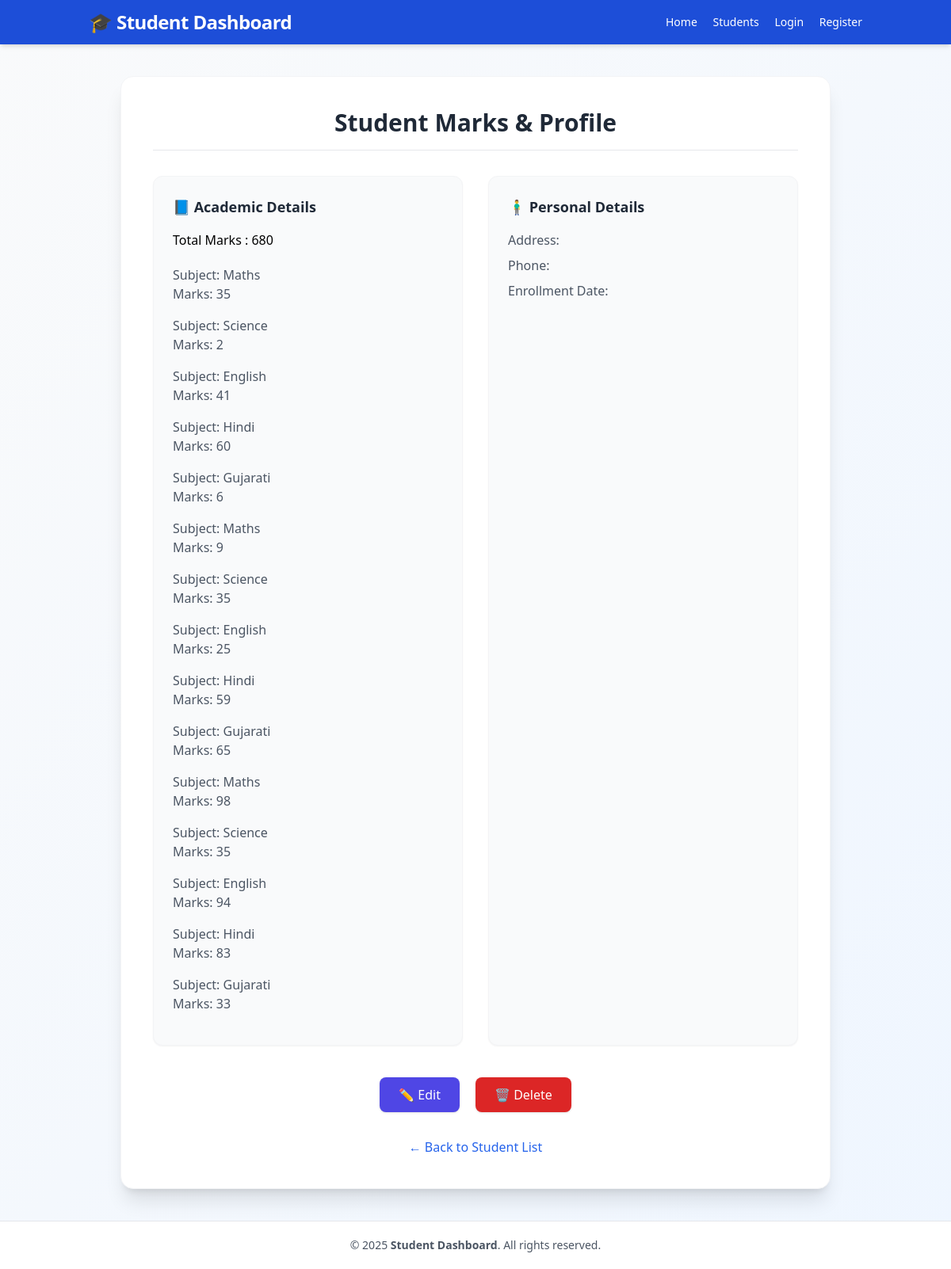
/student-details/STU-03/, run on the app's committed database.
### vege/models.py (models this page shows, shortened)
class SubjectMarks(models.Model):
    student = models.ForeignKey(Students, on_delete=models.CASCADE, related_name='studentmarks')
    subject = models.ForeignKey(Subject, on_delete=models.CASCADE,)
    marks = models.IntegerField()
    class Meta:
        unique_together = ('student', 'subject')

class Subject(models.Model):
    subject_name = models.CharField(max_length=100)

### vege/views.py (the view)
# urls.py: path('student-details/<str:student_id>/', get_student_details, name='student_details'),
def get_student_details(request, student_id):
    student_marks = SubjectMarks.objects.filter(student__student_id__student_id = student_id)
    total_marks = student_marks.aggregate(total_marks=Sum('marks'))
    return render(request, 'student-details.html', {'student_marks': student_marks , 'total_marks': total_marks})

### vege/templates/student-details.html (shortened to what this page needs)
<!DOCTYPE html>
<html lang="en">
<head>
    <script src="https://cdn.tailwindcss.com"></script>
</head>
<body class="bg-gradient-to-br from-gray-50 to-blue-50 font-sans flex flex-col min-h-screen">
    <nav class="bg-blue-700 text-white shadow-md sticky top-0 z-50">
        <div class="container mx-auto px-6 py-3 flex justify-between items-center">
            <h1 class="text-2xl font-semibold tracking-tight">🎓 Student Dashboard</h1>
            <div class="space-x-4 text-sm font-medium">
                <a href="{% url 'home' %}" class="hover:text-blue-200 transition">Home</a>
                <a href="{% url 'students' %}" class="hover:text-blue-200 transition">Students</a>
                {% if user.is_authenticated %}
                    <a href="{% url 'profile' %}" class="hover:text-blue-200 transition">Profile</a>
                    <a href="{% url 'logout' %}" class="hover:text-blue-200 transition">Logout</a>
                {% else %}
                    <a href="{% url 'login' %}" class="hover:text-blue-200 transition">Login</a>
                    <a href="{% url 'register' %}" class="hover:text-blue-200 transition">Register</a>
                {% endif %}
            </div>
        </div>
    </nav>
    <main class="flex-grow container mx-auto px-6 py-10">
        <div class="bg-white rounded-2xl shadow-xl p-10 max-w-4xl mx-auto border border-gray-100">
            <h2 class="text-3xl font-bold text-gray-800 mb-8 text-center border-b pb-4">
                Student Marks & Profile
            </h2>
            <div class="grid grid-cols-1 md:grid-cols-2 gap-8">
                <div class="bg-gray-50 rounded-xl p-6 border border-gray-100 shadow-sm">
                    <h3 class="text-lg font-semibold text-gray-800 mb-4 flex items-center gap-2">
                        📘 Academic Details
                    </h3>
                <h4 class="mb-5">Total Marks : {{ total_marks.total_marks }}</h4>
                    {% for smarks in student_marks %}
                        <div class="mb-4">
                            <p class="text-gray-600"><span class="font-medium">Subject:</span> {{ smarks.subject.subject_name }}</p>
                            <p class="text-gray-600"><span class="font-medium">Marks:</span> {{ smarks.marks }}</p>
                        </div>
                    {% endfor %}
                </div>
                <div class="bg-gray-50 rounded-xl p-6 border border-gray-100 shadow-sm">
                    <h3 class="text-lg font-semibold text-gray-800 mb-4 flex items-center gap-2">
                        🧍‍♂️ Personal Details
                    </h3>
                    <p class="text-gray-600 mb-2"><span class="font-medium">Address:</span> {{ student.student_address }}</p>
                    <p class="text-gray-600 mb-2"><span class="font-medium">Phone:</span> {{ student.student_phone }}</p>
                    <p class="text-gray-600 mb-2"><span class="font-medium">Enrollment Date:</span> {{ student.enrollment_date|date:"F j, Y" }}</p>
                </div>
            </div>
            <div class="flex justify-center space-x-5 mt-10">
                <a href="#"
                   class="px-6 py-2.5 bg-indigo-600 text-white rounded-lg shadow hover:bg-indigo-700 hover:shadow-lg transition">
                   ✏️ Edit
                </a>
                <form action="#"
                      method="POST"
                      onsubmit="return confirm('Are you sure you want to delete this student?');">
                    <button type="submit"
                            class="px-6 py-2.5 bg-red-600 text-white rounded-lg shadow hover:bg-red-700 hover:shadow-lg transition">
                        🗑️ Delete
                    </button>
                </form>
            </div>
            <div class="mt-8 text-center">
                <a href="{% url 'students' %}" class="text-blue-600 font-medium hover:underline">
                    ← Back to Student List
                </a>
            </div>
        </div>
    </main>
    <footer class="bg-white border-t border-gray-200 text-gray-600 text-sm py-5 text-center">
        © 2025 <span class="font-semibold">Student Dashboard</span>. All rights reserved.
    </footer>
</body>
</html>

### data on the page
SubjectMarks: subject.subject_name "Maths", marks "35"
SubjectMarks: subject.subject_name "Science", marks "2"
SubjectMarks: subject.subject_name "English", marks "41"
SubjectMarks: subject.subject_name "Hindi", marks "60"
SubjectMarks: subject.subject_name "Gujarati", marks "6"
SubjectMarks: subject.subject_name "Maths", marks "9"
SubjectMarks: subject.subject_name "Science", marks "35"
SubjectMarks: subject.subject_name "English", marks "25"
SubjectMarks: subject.subject_name "Hindi", marks "59"
SubjectMarks: subject.subject_name "Gujarati", marks "65"
SubjectMarks: subject.subject_name "Maths", marks "98"
SubjectMarks: subject.subject_name "Science", marks "35"
SubjectMarks: subject.subject_name "English", marks "94"
SubjectMarks: subject.subject_name "Hindi", marks "83"
SubjectMarks: subject.subject_name "Gujarati", marks "33"

### other printed values
{{ total_marks.total_marks }} "680"
